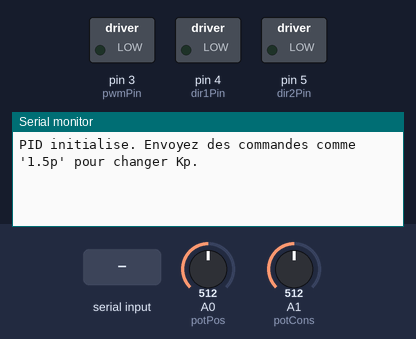
A sketch run on a simulated Arduino Uno, built with avr-gcc and run on an emulated ATmega328P. Shown: switched loads named in the sketch (green lamp = pin HIGH), the last lines printed to the serial monitor. The inputs (shaded band) are chosen by the test bench; at power-on: A0 (potPos) = 512, A1 (potCons) = 512.

Above: at 1.2 s.
1.3 s: "90 45\n" received over Serial
At 1.9 s:
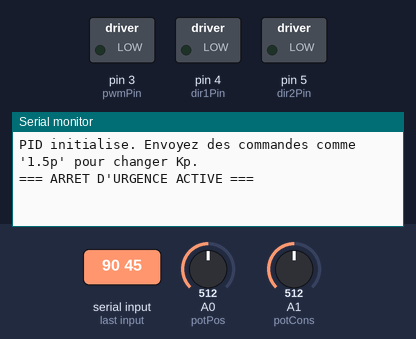
2.8 s: "p90\n" received over Serial
At 4.0 s:
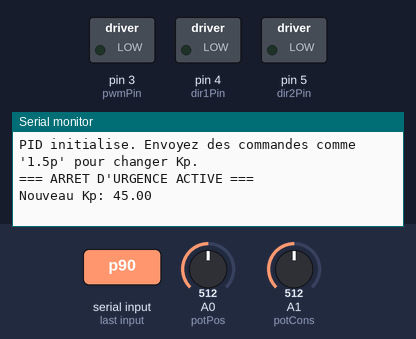
4.3 s: "i90\n" received over Serial
At 5.4 s:
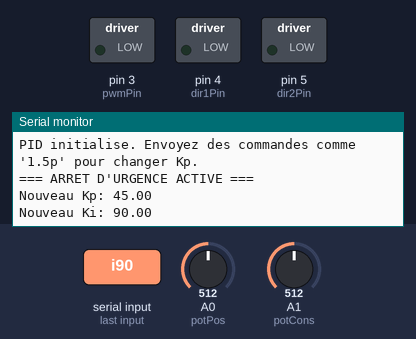

Measured:
- after the input at 1.3 s, the serial monitor: prints a new line at once (image 1)
- after the input at 2.8 s, the serial monitor: prints a new line at once (image 2)
- after the input at 4.3 s, the serial monitor: prints a new line at once (image 3)

The sketch:

code2.ino
```cpp
//Code d'implémentations finale :
//Par Éliott Desbordes-Boom et Nathan Levasseur

#include <PID_v1.h>

const int potCons = A1;    // Potentiomètre de consigne (Setpoint)
const int potPos = A0;    // Potentiomètre de position angulaire (Input)
const int pwmPin = 3;          // PWM pour vitesse (ENA sur L298N)
const int dir1Pin = 4;         // Direction 1 (IN1)
const int dir2Pin = 5;         // Direction 2 (IN2)

// Variables PID
double Setpoint = 0;
double Input = 0;
double Output = 0;

// Gains initiaux à 0
double Kp = 0.0;
double Ki = 0.0;
double Kd = 0.0;

PID myPID(&Input, &Output, &Setpoint, Kp, Ki, Kd, DIRECT);

// Buffer pour tuning via série
String buffer = "";
bool emergencyStop = false;

void setup() {
  Serial.begin(115200);

  // Configuration PID
  myPID.SetOutputLimits(-255, 255);  // Limites pour signe (direction) et valeur absolue (vitesse)
  myPID.SetMode(AUTOMATIC);          // Mode automatique
  myPID.SetSampleTime(2);            // Échantillonnage à 2 ms

  // Configuration pins moteur
  pinMode(pwmPin, OUTPUT);
  pinMode(dir1Pin, OUTPUT);
  pinMode(dir2Pin, OUTPUT);
  digitalWrite(dir1Pin, LOW);
  digitalWrite(dir2Pin, LOW);
  analogWrite(pwmPin, 0);
  stopMotor();

  Serial.println("PID initialise. Envoyez des commandes comme '1.5p' pour changer Kp.");
}

void loop() {
  // Lecture des potentiomètres
  Setpoint = analogRead(potCons);  // Mise à jour Setpoint liée au pot consigne
  Input = analogRead(potPos);     // Input pour PID

  // Calcul PID
  myPID.Compute();

  // Contrôle moteur basé sur Output
  int vitesse = abs((int)Output);  // Valeur absolue pour PWM
  if (Output > 0)
  {
    // Sens 1 (horaire)
    digitalWrite(dir1Pin, HIGH);
    digitalWrite(dir2Pin, LOW);
    analogWrite(pwmPin, vitesse);
  }
  else if (Output < 0)
  {
    // Sens 2 (anti-horaire)
    digitalWrite(dir1Pin, LOW);
    digitalWrite(dir2Pin, HIGH);
    analogWrite(pwmPin, vitesse);
  }
  else
  {
    // Arrêt
    digitalWrite(dir1Pin, LOW);
    digitalWrite(dir2Pin, LOW);
    analogWrite(pwmPin, 0);
  }

  // Gestion du tuning via port série
  while (Serial.available() > 0)
  {
    char c = Serial.read();

     // Arrêt d’urgence : espace seul (sans \n ni \r)
    if (c == ' ')
    {
      emergencyStop = true;
      stopMotorEmergency();
      Serial.println("=== ARRET D'URGENCE ACTIVE ===");
      buffer = "";
      continue;
    }

    if (isdigit(c) || c == '.' || c == '-') {
      buffer += c;  // Accumule seulement chiffres, point et signe négatif
    } else if (c == 'p' || c == 'i' || c == 'd') {
      double val = atof(buffer.c_str());  // Conversion en double
      if (c == 'p') {
        Kp = val;
        Serial.print("Nouveau Kp: ");
        Serial.println(Kp, 2);  // Affichage avec 2 décimales
      } else if (c == 'i') {
        Ki = val;
        Serial.print("Nouveau Ki: ");
        Serial.println(Ki, 2);
      } else if (c == 'd') {
        Kd = val;
        Serial.print("Nouveau Kd: ");
        Serial.println(Kd, 2);
      }
      myPID.SetTunings(Kp, Ki, Kd);  // Mise à jour des gains
      buffer = "";  // Reset buffer
    }
  }

  // --- Si arrêt d’urgence, on ne fait rien d’autre ---
  if (emergencyStop)
  {
    delay(2);
    return;
  }

  delay(2);
}

// --- Fonctions utilitaires ---
void stopMotor() {
  digitalWrite(dir1Pin, LOW);
  digitalWrite(dir2Pin, LOW);
  analogWrite(pwmPin, 0);
}

void stopMotorEmergency() {
  myPID.SetMode(MANUAL);   // Désactive le calcul PID
  Output = 0;
  stopMotor();
}
```
